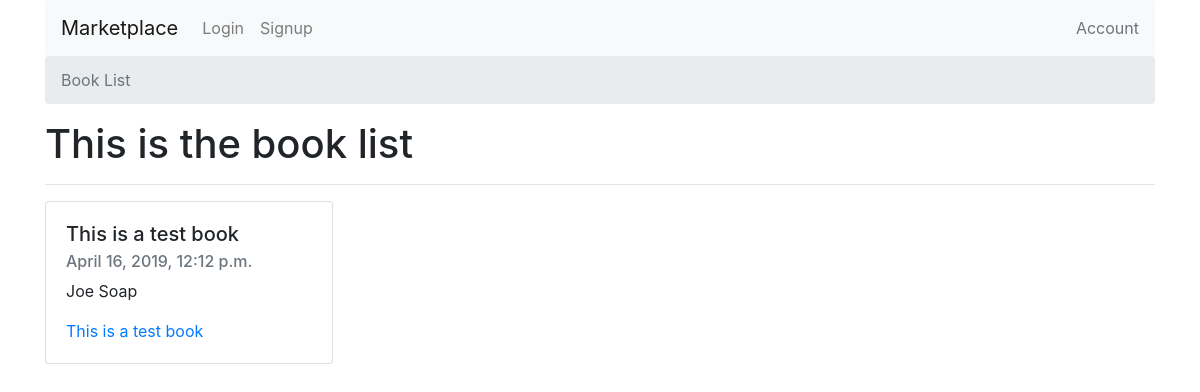
Before: / with the older database file.
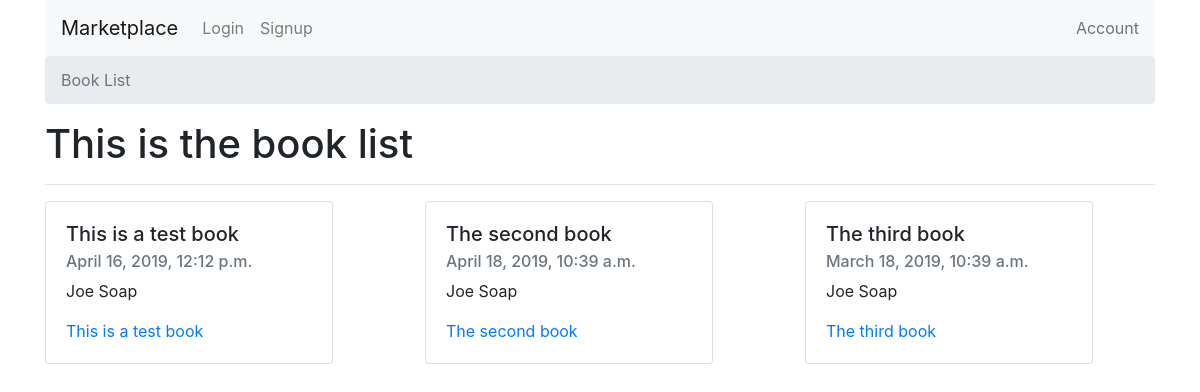
After: the same page with the newer database file.
### books/models.py (models this page shows)
class Book(models.Model):
    authors = models.ManyToManyField(Author)
    title = models.CharField(max_length=100)
    publication_date = models.DateTimeField()
    isbn = models.CharField(max_length=16)
    slug = models.SlugField()
    cover = models.ImageField()
    price = models.FloatField()
    def __str__(self):
        return self.title
    def get_absolute_url(self):
        return reverse("books:book-detail", kwargs={
            'slug': self.slug
        })

class Author(models.Model):
    first_name = models.CharField(max_length=30)
    last_name = models.CharField(max_length=30)
    slug = models.SlugField()
    def __str__(self):
        return f"{self.first_name} {self.last_name}"

### books/views.py (the view)
# urls.py: path('', book_list, name='book-list'),
def book_list(request):
    queryset = Book.objects.all()
    context = {
        'queryset': queryset
    }
    return render(request, "book_list.html", context)

### templates/book_list.html (shortened to what this page needs)
{% extends "base.html" %}
{% block breadcrumb %}
<nav aria-label="breadcrumb">
<ol class="breadcrumb">
<li class="breadcrumb-item active" aria-current="page">Book List</li>
</ol>
</nav>
{% endblock breadcrumb %}
{% block content %}
<h1>This is the book list</h1>
<hr />
<div class="row">
{% for book in queryset %}
<div class="col-4">
    <div class="card" style="width: 18rem;">
        <div class="card-body">
            <h5 class="card-title">{{ book.title }}</h5>
            <h6 class="card-subtitle mb-2 text-muted">{{ book.publication_date }}</h6>
            <p class="card-text">
                {% for author in book.authors.all %}
                    <span>{{ author }}</span>
                {% endfor %}
            </p>
            <a href="{{ book.get_absolute_url }}" class="card-link">{{ book }}</a>
        </div>
    </div>
</div>
{% endfor %}
</div>
{% endblock content %}

Changed rows visible on the page:
added Book: title "The second book", publication_date "April 18, 2019, 10:39 a.m.", Author (first_name+last_name "Joe Soap")
added Book: title "The third book", publication_date "March 18, 2019, 10:39 a.m.", Author (first_name+last_name "Joe Soap")
